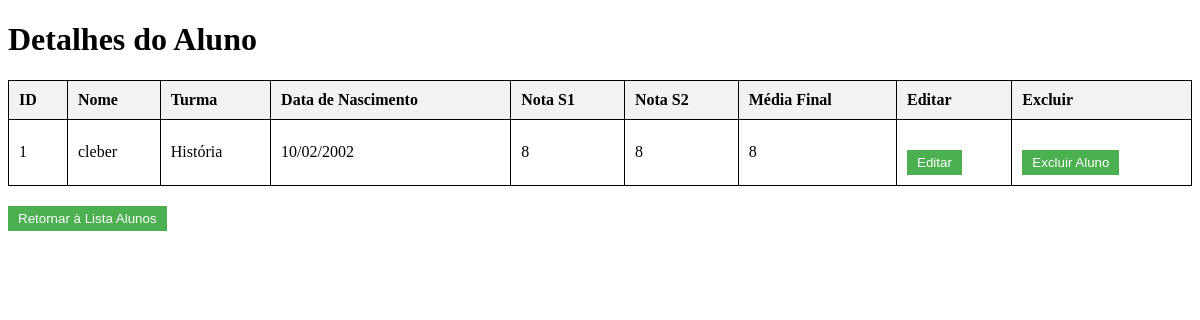
/alunos/1, run on the app's committed database.
### model/model_alunos.py (models this page shows, shortened)
class Aluno(db.Model):
    id = db.Column(db.Integer, primary_key=True)
    nome = db.Column(db.String(80))
    turma_id = db.Column(db.Integer, db.ForeignKey('turmas.id', ondelete="SET NULL"), nullable=True)
    turma = db.relationship('Turma', backref='alunos')
    dataNasc = db.Column(db.Date)
    nota_S1 = db.Column(db.Float)
    nota_S2 = db.Column(db.Float)
    media_F = db.Column(db.Float)
    def to_dict(self):
        return {
            "id": self.id,
            "nome": self.nome,
            "turma": self.turma.descricao if self.turma is not None else "Sem Turma",
            "dataNasc": self.dataNasc,
            "nota_S1": self.nota_S1,
            "nota_S2": self.nota_S2,
            "media_F": self.media_F,
        }

### model/model_turma.py (models this page shows, shortened)
class Turma(db.Model):
    __tablename__ = 'turmas'
    id = db.Column(db.Integer, primary_key=True)
    descricao = db.Column(db.String(80))
    ativo = db.Column(db.String, default="sim", nullable=False)
    prof_id = db.Column(db.Integer, db.ForeignKey('professores.id', ondelete="SET NULL"), nullable=True)
    professor = db.relationship('Professor', backref='turmas')

### routes/alunos_routes.py (the view)
@alunos_blueprint.route("/alunos/<int:id_aluno>", methods=["GET"])
def get_alunoPorId(id_aluno):
    try:
        aluno = aluno_por_id(id_aluno)
        return render_template("aluno_id.html", aluno=aluno)
    except AlunoNaoEncontrado:
        return jsonify({"erro": 'aluno nao encontrado'}), 404

### model/model_alunos.py (called while the page is built)
def aluno_por_id(id_aluno):
    aluno = Aluno.query.get(id_aluno)
    if not aluno:
        raise AlunoNaoEncontrado
    return aluno.to_dict()

### templates/aluno_id.html (shortened to what this page needs)
<!DOCTYPE html>
<html lang="pt-BR">
<head>
</head>
<body>
    <h1>Detalhes do Aluno</h1>
    <table>
        <thead>
            <tr>
                <th>ID</th>
                <th>Nome</th>
                <th>Turma</th>
                <th>Data de Nascimento</th>
                <th>Nota S1</th>
                <th>Nota S2</th>
                <th>Média Final</th>
                <th>Editar</th>
                <th>Excluir</th>
            </tr>
        </thead>
        <tbody>
            <tr>
                <td>{{ aluno.id }}</td>
                <td>{{ aluno.nome }}</td>
                <td>{{ aluno.turma }}</td>
                <td>{{ aluno.dataNasc.strftime('%d/%m/%Y') }}</td>
                <td>{{ aluno.nota_S1 }}</td>
                <td>{{ aluno.nota_S2 }}</td>
                <td>{{ aluno.media_F }}</td>
                <td>
                    <a href="{{ url_for('alunos.editar_aluno_page', id_aluno=aluno.id) }}">
                        <button>Editar</button>
                    </a>
                </td>
                <td>
                <form id="delete-form" action="{{ url_for('alunos.excluir_aluno', id_aluno=aluno.id) }}" method="POST">
                    <button type="submit">Excluir Aluno</button>
                </form>
                </td>
            </tr>
        </tbody>
    </table>
    <div>
        <a href="{{ url_for('alunos.get_alunos', id_aluno=aluno.id) }}">
            <button>Retornar à Lista Alunos</button>
        </a>
    </div>
</body>
</html>

### templates/aluno_id.html (style rules this page uses)
table { width: 100%; border-collapse: collapse; }
table, th, td { border: 1px solid black; }
th, td { padding: 10px; text-align: left; }
th { background-color: #f2f2f2; }
button { padding: 5px 10px; background-color: #4CAF50; color: white; border: none; cursor: pointer; }
button { margin-top: 20px; align-items: center; padding: 5px 10px; background-color: #4CAF50; color: white; border: color(black); cursor: pointer; }

### data on the page
Aluno: nome "cleber", dataNasc "10/02/2002"
Turma: turma "História"

### other printed values
{{ aluno.id }} "1"
{{ aluno.nota_S1 }} "8"
{{ aluno.nota_S2 }} "8"
{{ aluno.media_F }} "8"
